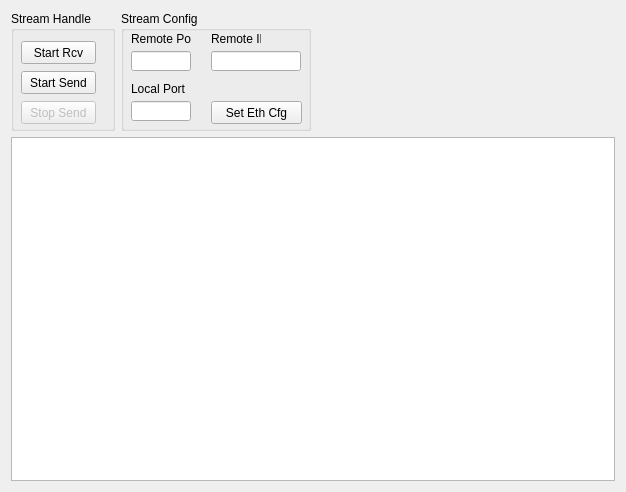
              <widget class="QWidget" name="scrollAreaWidgetContents_4">
               <property name="geometry">
                <rect>
                 <x>0</x>
                 <y>0</y>
                 <width>626</width>
                 <height>492</height>
                </rect>
               </property>
               <layout class="QGridLayout" name="gridLayout_6">
                <item row="0" column="0">
                 <widget class="QGroupBox" name="groupBox_6">
                  <property name="sizePolicy">
                   <sizepolicy hsizetype="Fixed" vsizetype="Fixed">
                    <horstretch>0</horstretch>
                    <verstretch>0</verstretch>
                   </sizepolicy>
                  </property>
                  <property name="minimumSize">
                   <size>
                    <width>100</width>
                    <height>120</height>
                   </size>
                  </property>
                  <property name="title">
                   <string>Stream Handle</string>
                  </property>
                  <widget class="QPushButton" name="startRcvEthButton">
                   <property name="geometry">
                    <rect>
                     <x>10</x>
                     <y>30</y>
                     <width>75</width>
                     <height>23</height>
                    </rect>
                   </property>
                   <property name="text">
                    <string>Start Rcv</string>
                   </property>
                  </widget>
                  <widget class="QPushButton" name="startSendEthButton">
                   <property name="geometry">
                    <rect>
                     <x>10</x>
                     <y>60</y>
                     <width>75</width>
                     <height>23</height>
                    </rect>
                   </property>
                   <property name="text">
                    <string>Start Send</string>
                   </property>
                  </widget>
                  <widget class="QPushButton" name="stopSendEthButton">
                   <property name="enabled">
                    <bool>false</bool>
                   </property>
                   <property name="geometry">
                    <rect>
                     <x>10</x>
                     <y>90</y>
                     <width>75</width>
                     <height>23</height>
                    </rect>
                   </property>
                   <property name="text">
                    <string>Stop Send</string>
                   </property>
                  </widget>
                 </widget>
                </item>
                <item row="0" column="1">
                 <widget class="QGroupBox" name="groupBox_5">
                  <property name="sizePolicy">
                   <sizepolicy hsizetype="Fixed" vsizetype="Fixed">
                    <horstretch>0</horstretch>
                    <verstretch>0</verstretch>
                   </sizepolicy>
                  </property>
                  <property name="minimumSize">
                   <size>
                    <width>190</width>
                    <height>120</height>
                   </size>
                  </property>
                  <property name="title">
                   <string>Stream Config</string>
                  </property>
                  <widget class="QPushButton" name="setEthButton">
                   <property name="geometry">
                    <rect>
                     <x>90</x>
                     <y>90</y>
                     <width>91</width>
                     <height>23</height>
                    </rect>
                   </property>
                   <property name="text">
                    <string>Set Eth Cfg</string>
                   </property>
                  </widget>
                  <widget class="QLineEdit" name="setRemotePort">
                   <property name="geometry">
                    <rect>
                     <x>10</x>
                     <y>40</y>
                     <width>60</width>
                     <height>20</height>
                    </rect>
                   </property>
                   <property name="sizePolicy">
                    <sizepolicy hsizetype="Minimum" vsizetype="Fixed">
                     <horstretch>0</horstretch>
                     <verstretch>0</verstretch>
                    </sizepolicy>
                   </property>
                   <property name="minimumSize">
                    <size>
                     <width>60</width>
                     <height>20</height>
                    </size>
                   </property>
                   <property name="maximumSize">
                    <size>
                     <width>150</width>
                     <height>50</height>
                    </size>
                   </property>
                   <property name="font">
                    <font>
                     <kerning>true</kerning>
                    </font>
                   </property>
                   <property name="acceptDrops">
                    <bool>false</bool>
                   </property>
                   <property name="text">
                    <string extracomment="write here Host Addr like a 192.168.7.35"/>
                   </property>
                   <property name="placeholderText">
                    <string/>
                   </property>
                  </widget>
                  <widget class="QLineEdit" name="setRemoteAddr">
                   <property name="geometry">
                    <rect>
                     <x>90</x>
                     <y>40</y>
                     <width>90</width>
                     <height>20</height>
                    </rect>
                   </property>
                   <property name="sizePolicy">
                    <sizepolicy hsizetype="MinimumExpanding" vsizetype="Fixed">
                     <horstretch>0</horstretch>
                     <verstretch>0</verstretch>
                    </sizepolicy>
                   </property>
                   <property name="minimumSize">
                    <size>
                     <width>90</width>
                     <height>20</height>
                    </size>
                   </property>
                   <property name="maximumSize">
                    <size>
                     <width>150</width>
                     <height>50</height>
                    </size>
                   </property>
                   <property name="acceptDrops">
                    <bool>false</bool>
                   </property>
                   <property name="text">
                    <string extracomment="write here Host Addr like a 192.168.7.35"/>
                   </property>
                   <property name="placeholderText">
                    <string/>
                   </property>
                  </widget>
                  <widget class="QLineEdit" name="setLocalPort">
                   <property name="geometry">
                    <rect>
                     <x>10</x>
                     <y>90</y>
                     <width>60</width>
                     <height>20</height>
                    </rect>
                   </property>
                   <property name="sizePolicy">
                    <sizepolicy hsizetype="Minimum" vsizetype="Fixed">
                     <horstretch>0</horstretch>
                     <verstretch>0</verstretch>
                    </sizepolicy>
                   </property>
                   <property name="minimumSize">
                    <size>
                     <width>60</width>
                     <height>20</height>
                    </size>
                   </property>
                   <property name="maximumSize">
                    <size>
                     <width>150</width>
                     <height>50</height>
                    </size>
                   </property>
                   <property name="font">
                    <font>
                     <kerning>true</kerning>
                    </font>
                   </property>
                   <property name="acceptDrops">
                    <bool>false</bool>
                   </property>
                   <property name="text">
                    <string extracomment="write here Host Addr like a 192.168.7.35"/>
                   </property>
                   <property name="placeholderText">
                    <string/>
                   </property>
                  </widget>
                  <widget class="QLabel" name="label_4">
                   <property name="geometry">
                    <rect>
                     <x>10</x>
                     <y>70</y>
                     <width>60</width>
                     <height>16</height>
                    </rect>
                   </property>
                   <property name="text">
                    <string>Local Port</string>
                   </property>
                  </widget>
                  <widget class="QLabel" name="label_3">
                   <property name="geometry">
                    <rect>
                     <x>10</x>
                     <y>20</y>
                     <width>60</width>
                     <height>16</height>
                    </rect>
                   </property>
                   <property name="text">
                    <string>Remote Port</string>
                   </property>
                  </widget>
                  <widget class="QLabel" name="label_5">
                   <property name="geometry">
                    <rect>
                     <x>90</x>
                     <y>20</y>
                     <width>50</width>
                     <height>16</height>
                    </rect>
                   </property>
                   <property name="text">
                    <string>Remote IP</string>
                   </property>
                  </widget>
                 </widget>
                </item>
                <item row="0" column="2">
                 <spacer name="horizontalSpacer_4">
                  <property name="orientation">
                   <enum>Qt::Horizontal</enum>
                  </property>
                  <property name="sizeHint" stdset="0">
                   <size>
                    <width>303</width>
                    <height>88</height>
                   </size>
                  </property>
                 </spacer>
                </item>
                <item row="1" column="0" colspan="3">
                 <widget class="QPlainTextEdit" name="rcvEthWndw_3">
                  <property name="minimumSize">
                   <size>
                    <width>0</width>
                    <height>100</height>
                   </size>
                  </property>
                 </widget>
                </item>
               </layout>
              </widget>
